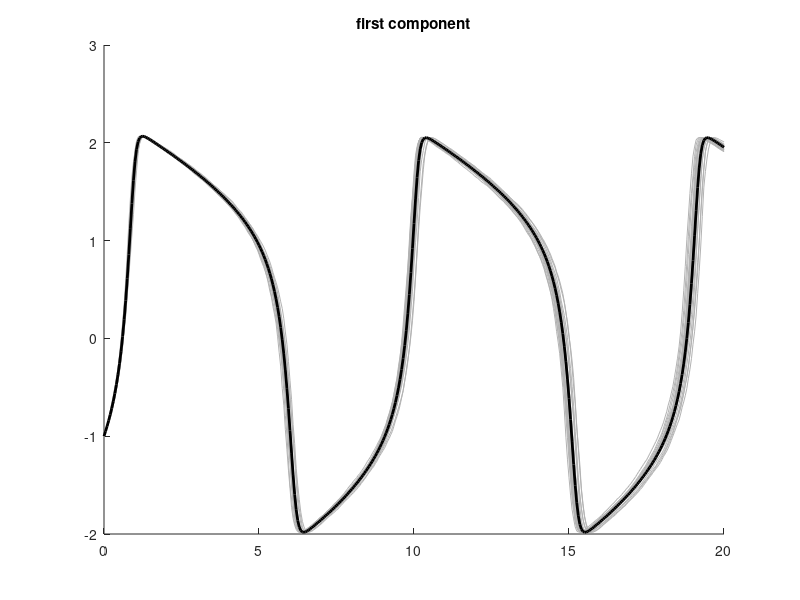
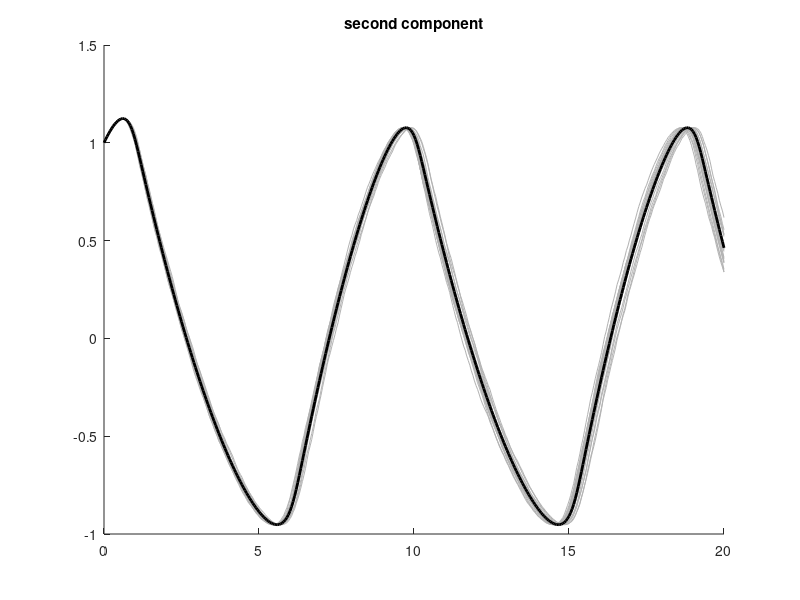

MATLAB code to generate these figures, in order:
clc; clear; close all
%% READ DATA

data = dlmread('output.txt');

nTrajectories = 20;

%% Plot
h = 0.05;
T = 20;
N = T / h + 1;
timeVec = 0 : h : T;

figure
ax1 = axes;
hold on
title('first component')
figure
ax2 = axes;
hold on
title('second component')

idx = N + 1;
for i = 1 : nTrajectories
    yProb = data(idx:idx+N-1, :);
    plot(ax1, timeVec, yProb(:, 1), 'color', [0.7, 0.7, 0.7])
    plot(ax2, timeVec, yProb(:, 2), 'color', [0.7, 0.7, 0.7])
    idx = idx + N;
end

yDet = data(1:N, :);
plot(ax1, timeVec, yDet(:, 1), 'k', 'LineWidth', 2)
plot(ax2, timeVec, yDet(:, 2), 'k', 'LineWidth', 2)
